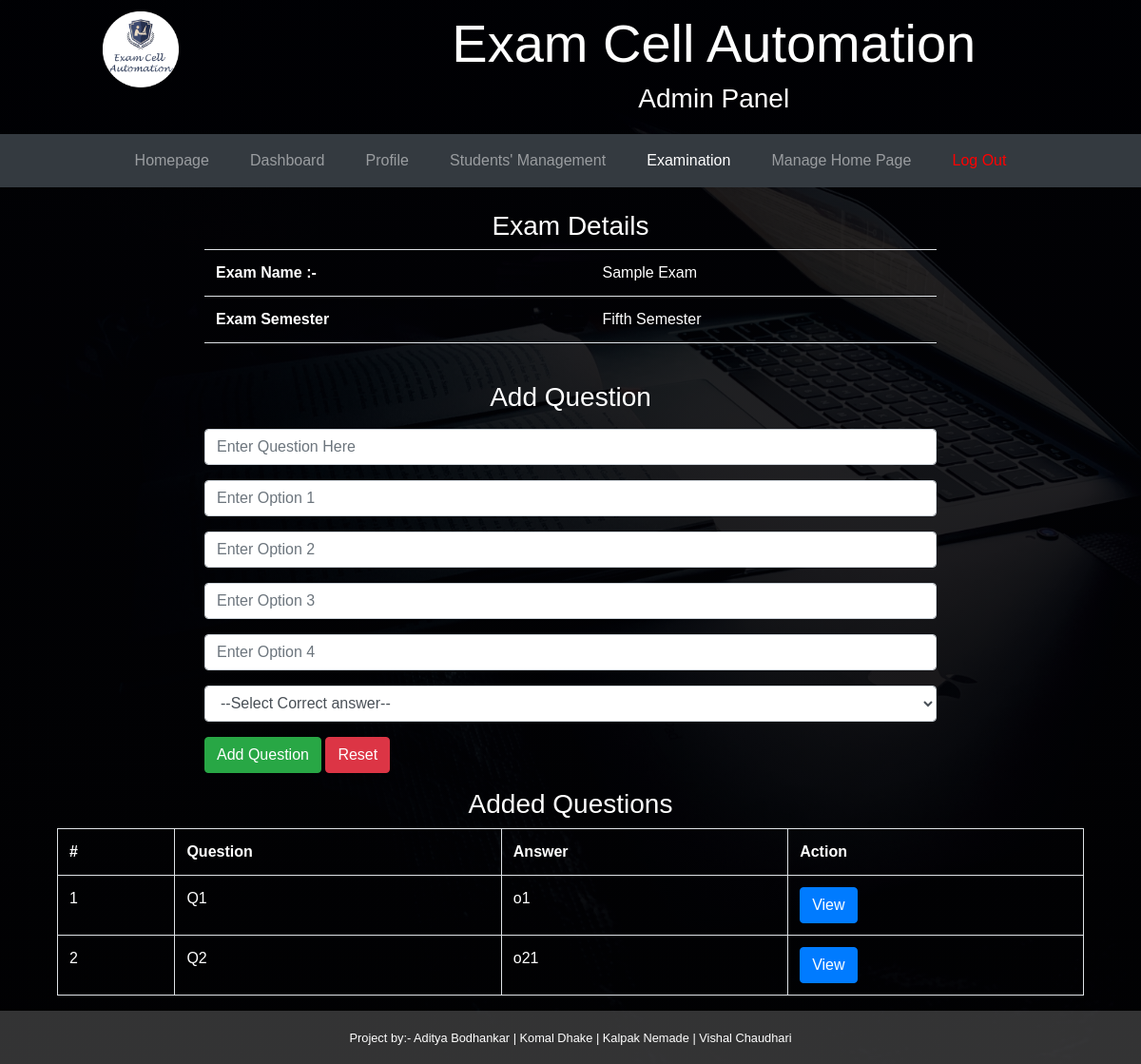
Screenshot of /admin/viewExam.php?id=2 (signed in) with the database file from the repository.
### tables this page shows
CREATE TABLE IF NOT EXISTS `questions` (
  `_id` int(11) NOT NULL AUTO_INCREMENT,
  `examId` int(11) NOT NULL,
  `question` text NOT NULL,
  `option1` text NOT NULL,
  `option2` text NOT NULL,
  `option3` text NOT NULL,
  `option4` text NOT NULL,
  `answer` text NOT NULL,
  PRIMARY KEY (`_id`)
);

### admin/viewExam.php (the view, shortened to what this page needs)
<?php
include "./header.php";
include "../database.php";
$examName = "";
$examSem = "";
$questions = [];
if (isset($_GET['id'])) {
    $id = $_GET['id'];
    $query = "SELECT * FROM `exam-details` WHERE _id=$id";
    $result = mysqli_query($conn, $query);
    if ($result) {
        if (mysqli_num_rows($result) > 0) {
            $row = mysqli_fetch_row($result);
            $examName = $row[1];
            $examSem = $row[2];
        }
    } else {
        echo "<script>alert('error');document.location='./';</script>";
    }
} else {
    echo "<script>document.location='./examination.php';</script>";
    exit;
}
$query = "SELECT * FROM questions WHERE examId = $id";
$result = mysqli_query($conn, $query);
if ($result) {
    while ($row = mysqli_fetch_row($result)) {
        array_push($questions, $row);
    }
} else {
    echo "<script>alert('unable to fetch questions');</script>";
}
?>
<div class="container"><br>
    <center>
        <h3 class="font-styled-header">
            Exam Details
        </h3>
    </center>
    <div class="container" style="max-width: 800px;">
        <table class="table table-stripped">
            <tr>
                <th>
                    Exam Name :-
                </th>
                <td>
                    <?php echo $examName; ?>
                </td>
            </tr>
            <tr>
                <th>
                    Exam Semester
                </th>
                <td>
                    <?php echo $examSem; ?>
                </td>
            </tr>
            <tr>
                <td colspan="2"></td>
            </tr>
        </table>
    </div>
    <center>
        <h3 class="font-styled-header">
            Add Question
        </h3>
    </center>
    <form action="./viewExam.php" method="post" style="max-width: 800px;" class="container" onsubmit="return validateAnswer()">
        <div class="form-group">
            <input type="text" name="question" id="question" class="form-control" placeholder="Enter Question Here" required>
        </div>
        <div class="form-group">
            <input type="text" name="option1" id="option1" class="form-control" placeholder="Enter Option 1" required>
        </div>
        <div class="form-group">
            <input type="text" name="option2" id="option2" class="form-control" placeholder="Enter Option 2" required>
        </div>
        <div class="form-group">
            <input type="text" name="option3" id="option3" class="form-control" placeholder="Enter Option 3" required>
        </div>
        <div class="form-group">
            <input type="text" name="option4" id="option4" class="form-control" placeholder="Enter Option 4" required>
        </div>
        <div class="form-group">
            <select name="select" id="select" class="form-control">
                <option value="select">--Select Correct answer--</option>
            </select>
        </div>
        <div class="form-group">
            <input type="submit" value="Add Question" class="btn btn-success">
            <input type="reset" value="Reset" class="btn btn-danger">
        </div>
    </form>
    <div class="container">
        <center>
            <h3 class="font-styled-header">
                Added Questions
            </h3>
        </center>
        <table class="table table-stripped table-bordered">
            <tr>
                <th>
                    #
                </th>
                <th>
                    Question
                </th>
                <th>
                    Answer
                </th>
                <th>
                    Action
                </th>
            </tr>
            <?php
            for ($i = 0; $i < sizeof($questions); $i++) {
            ?>
                <tr>
                    <td>
                        <?php echo $i + 1; ?>
                    </td>
                    <td>
                        <?php echo $questions[$i][2]; ?>
                    </td>
                    <td>
                        <?php echo $questions[$i][7]; ?>
                    </td>
                    <td>
                        <button class="btn btn-primary" onclick="document.location='./viewQuestion.php?id=<?php echo $questions[$i][0]; ?>'">View</button>
                    </td>
                </tr>
            <?php
            }
            ?>
        </table>
    </div>
</div>
<?php include "./footer.php"; ?>

### admin/header.php (style rules this page uses)
html, body { height: 100%; }
body { font-family: 'Montserrat', sans-serif; background: linear-gradient(rgba(1, 1, 1, 0.8), rgba(1, 1, 1, 0.9)), url("../images/c2.jpg"); background-color: #5e5e5e; background-position: center; background-attachment: fixed; background-repeat: no-repeat; background-size: cover; color: #FFFFFF; }
td, th { color: white; }

### admin/footer.php (style rules this page uses)
html { scroll-behavior: smooth; }

### rows the page displays
exam-details: exam_name "Sample Exam", exam_sem "Fifth Semester"
questions: question "Q1", answer "o1"
questions: question "Q2", answer "o21"
